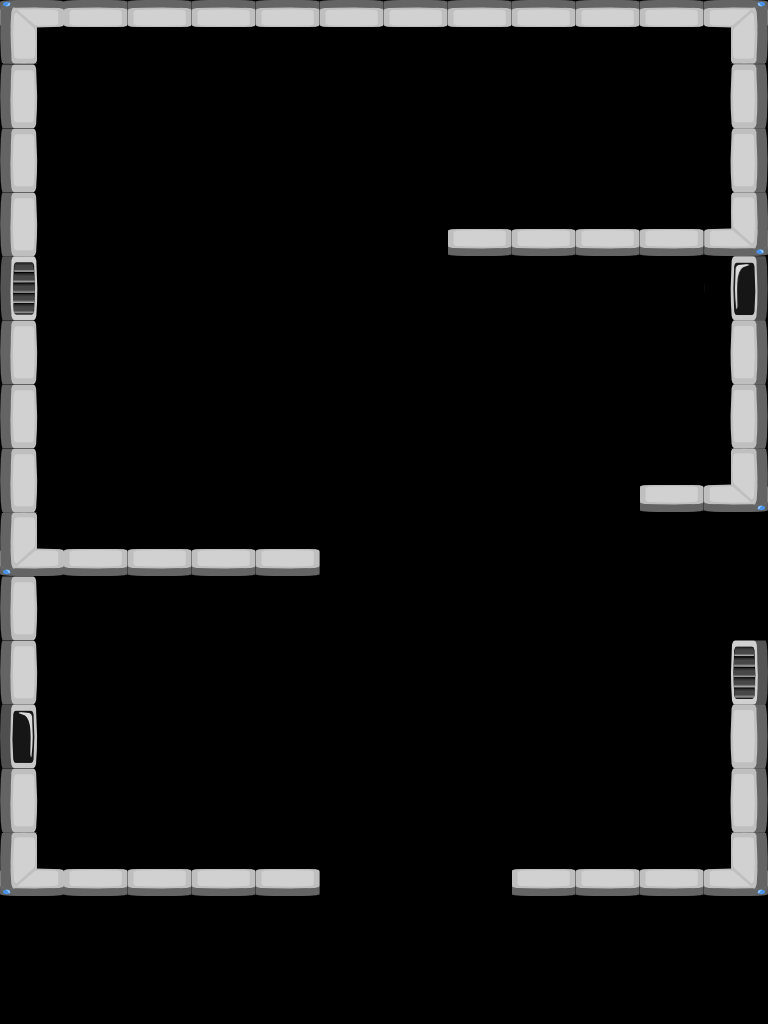

A level layout from a 2D game, rendered from its tile map. Below: a short description, then the map file with tile-grid data replaced by summaries:
An orthogonal 24x32 tile map with 32x32 px tiles, 1 tile layer (Tiles) and 18 objects (Spawn Point, laser0, laser1, laserSwitch0, laserSwitch1, ...).

<map version="1.0" orientation="orthogonal" width="24" height="32" tilewidth="32" tileheight="32">
 <tileset firstgid="1" name="tiles3" tilewidth="64" tileheight="64">
  <image source="tiles3.png" width="640" height="640" />
 </tileset>
 <layer name="Tiles" width="24" height="32">
  <data>[768 cells, 52 non-empty, 13 distinct tile ids]</data>
 </layer>
 <objectgroup name="Objects" width="24" height="32">
  <object name="Spawn Point" x="382" y="798" width="29" height="30" />
  <object name="laser0" x="229" y="28" width="8" height="526" />
  <object name="laser1" x="670" y="27" width="8" height="202" />
  <object name="laserSwitch0" x="458" y="260" width="18" height="14" />
  <object name="laserSwitch1" x="601" y="44" width="18" height="14" />
  <object name="gui" x="0" y="896" width="768" height="128" />
 </objectgroup>
 <objectgroup name="Walls" width="24" height="32">
  <object name="wall0" x="0" y="0" width="37" height="896">
   <properties>
    <property name="orientation" value="1" />
   </properties>
  </object>
  <object name="wall1" x="37" y="0" width="731" height="26">
   <properties>
    <property name="orientation" value="3" />
   </properties>
  </object>
  <object name="wall2" x="731" y="26" width="37" height="486">
   <properties>
    <property name="orientation" value="2" />
   </properties>
  </object>
  <object name="wall3" x="731" y="640" width="37" height="256">
   <properties>
    <property name="orientation" value="2" />
   </properties>
  </object>
  <object name="wall4" x="512" y="870" width="218" height="26">
   <properties>
    <property name="orientation" value="4" />
   </properties>
  </object>
  <object name="wall5" x="38" y="870" width="282" height="26">
   <properties>
    <property name="orientation" value="4" />
   </properties>
  </object>
  <object name="wall6" x="37" y="550" width="282" height="26">
   <properties>
    <property name="orientation" value="3" />
   </properties>
  </object>
  <object name="wall7" x="448" y="230" width="283" height="26">
   <properties>
    <property name="orientation" value="3" />
   </properties>
  </object>
  <object name="wall8" x="640" y="486" width="91" height="26">
   <properties>
    <property name="orientation" value="3" />
   </properties>
  </object>
 </objectgroup>
 <objectgroup name="Enemies" width="24" height="32">
  <object name="enemy0" x="129" y="481" width="33" height="32" />
  <object name="enemy1" x="576" y="161" width="32" height="32" />
  <object name="enemy2" x="673" y="414" width="32" height="32" />
 </objectgroup>
</map>